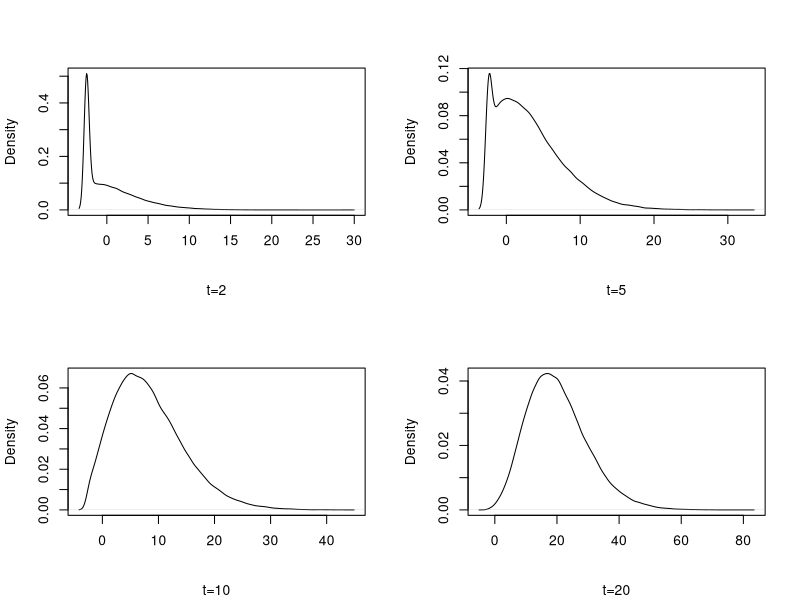
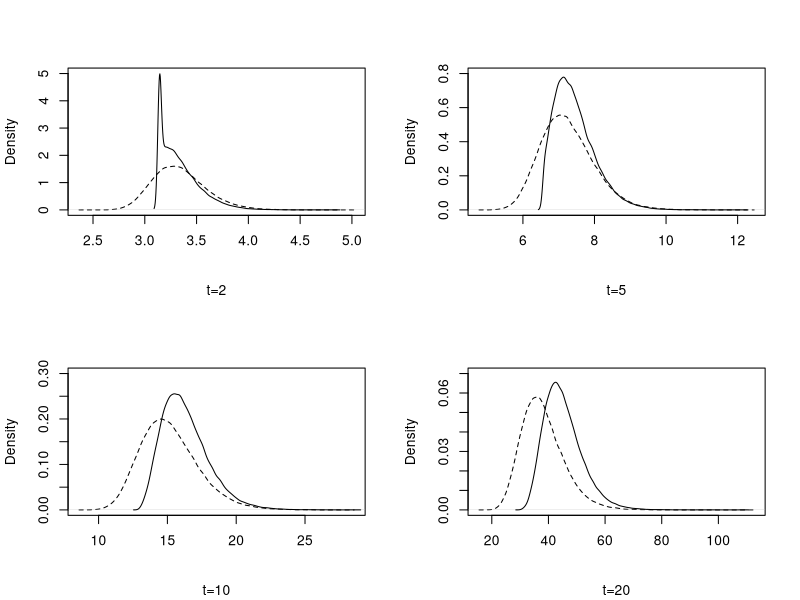
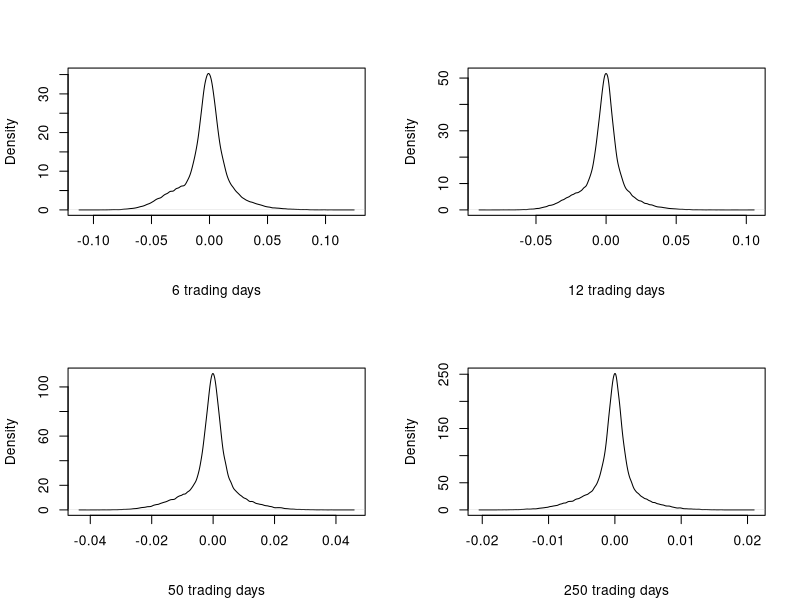
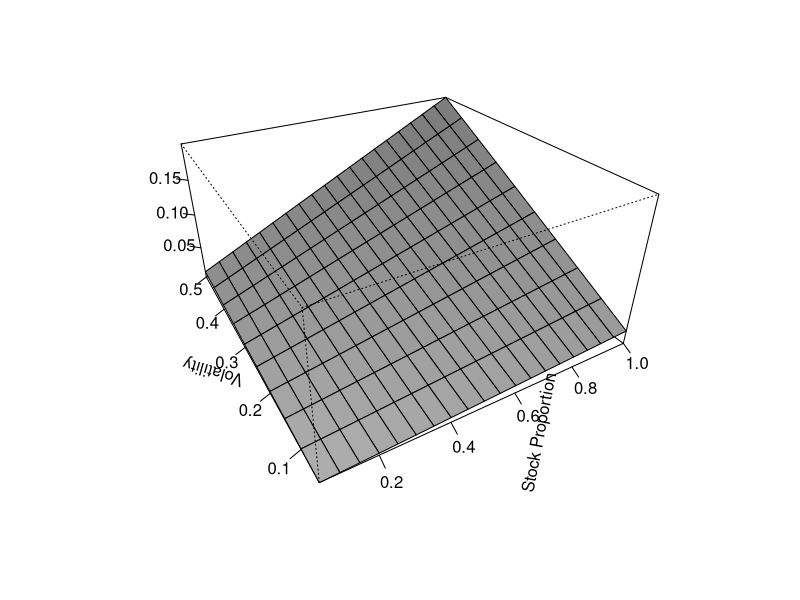
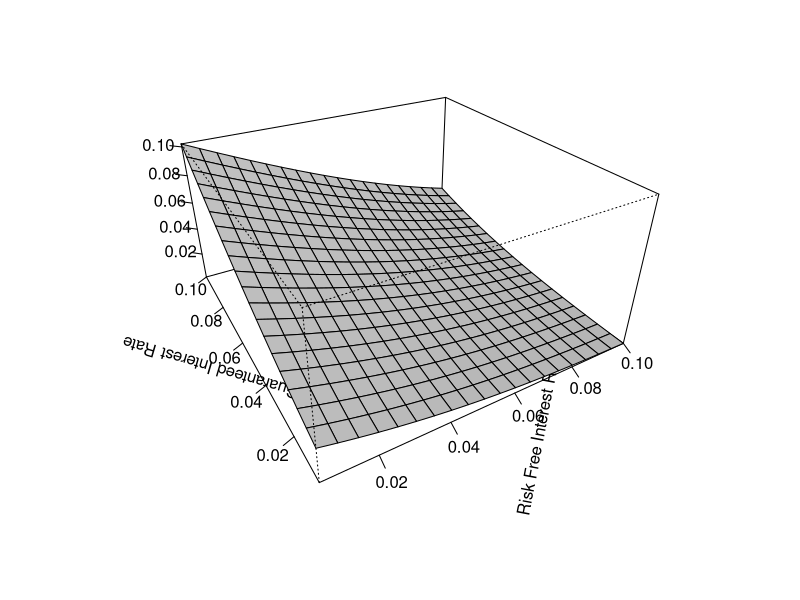

These charts were generated, in order, by the following R code: (Note: a time limit stopped this script after it produced the figures.)
#Part 1
#Black & Scholes Price of Interest Rate Guarantee with Continuous Rebalancing of Portfolio

InterestGuarantee <- function(t, T, g, r, sigma, lambda){
  #Function to calculate the interest rate guarantee price  on a portfolio consisting of a stock and a bond (standard Black & Scholes assumption)
  #Parameters:
  #t: Start time
  #T: End time
  #g: guaranteed interest rate
  #r: risk free interest rate
  #sigma: volatility 
  #lambda: proportion of stocks in the portfolio
  
  K = exp(g*(T-t)) - (1-lambda)*exp(r*(T-t))
  d1 = (log(lambda/K) + (r+0.5*(sigma^2))*(T-t))/
    (sigma*sqrt(T-t))
  d2 = d1 - sigma*sqrt(T-t)
  P = K*exp(-r*(T-t))*pnorm(-d2)-lambda*pnorm(-d1)
  P
}


#Initalize values for the interest rate guarantee calculation:
g = 0.0275
r = 0.025
mu = 0.1
sigma = 0.2
lambda = 0.3

lambdas = seq(0.05, 1, 0.05)
sigmas = seq(0.05, 0.5, 0.05)

#Matrix of interest rate guarantees
InterestGuarantees = matrix(nrow=length(lambdas),
                           ncol=length(sigmas))


#Calculates the interest rate gurantee for different values of sigma and lambda:

for (i in 1:length(lambdas))
{
  for (j in 1:length(sigmas))
  {
    InterestGuarantees[i,j] = InterestGuarantee(0, 1, g,
                                         r, sigmas[j], lambdas[i])
  }
}


#Graph of the interest rate guarantee surface

pdf("Interest Rate Guarantee Surface v1.pdf")
persp(lambdas, sigmas, InterestGuarantees, theta=-30,
      phi=30, xlab="Stock Proportion", ylab="Volatility",
      zlab="", expand=0.5, ticktype="detailed", shade=0.5,
      ltheta=120)
dev.off()

sigma = 0.2
lambda = 0.3

#Calculate how the Interest Rate Guarantee price varies with the guaranteed interest and the risk free interest rate
rs = seq(0.005, 0.1, 0.005)
gs = seq(0.005, 0.1, 0.005)
InterestGuaranteesRG = matrix(nrow=length(rs), ncol=length(gs))

for (i in 1:length(rs))
{
  for (j in 1:length(gs))
  {
    InterestGuaranteesRG[i,j] = InterestGuarantee(0, 1, gs[j],
                                rs[i], sigma, lambda)
  }
}


pdf("Interest Rate Guarantee Surface v2.pdf")
persp(rs, gs, InterestGuaranteesRG, theta=-30, phi=30,
      xlab="Risk Free Interest Rate", ylab="Guaranteed Interest Rate",
      zlab="", expand=0.5, ticktype="detailed", shade=0.5,
      ltheta=120)
dev.off()


#Part 2
#Defined Contribution pension with and without interes rate guarantee

g = 0.0275 #Guaranteed interest rate
r = 0.025 #Risk free interest rate
sigma = 0.2 #Yearly stock return volatility
mu = 0.1 #Yearly stock return mean (drift)
lambda = 0.3 #Proportion of stocks in the portfolio

n = 100000 #Number of Monte Carlo simulations
T = 20 #Contract duration (years)
Pi = 1 #Yearly contribution

FU = matrix(nrow=n, ncol=T+1)
FG = matrix(nrow=n, ncol=T+1)
Psi = matrix(nrow=n, ncol=T+1)
S = matrix(nrow=n, ncol=T+1)

S[,] = exp(rnorm(n*(T+1), mu -
                   (sigma^2)/2, sigma))
Pg = InterestGuarantee(0, 1, g, r, sigma, lambda)
FU[,1] = Pi + Pg
FG[,1] = Pi
Psi[,1] = ((FG[,1]/FU[,1]) - 1)*100

for (i in 1:T+1){
  FU[,i] = (lambda*S[,i] + (1-lambda)*exp(r))*(Pi+Pg+FU[,i-1])
  FG[,i] = (pmax(exp(g),lambda*S[,i]+(1-lambda)*exp(r)))*(Pi+FG[,i-1])
  Psi[,i] = ((FG[,i]/FU[,i])-1)*100
}

par(mfrow=c(2,2))
plot(density(Psi[, 2+1]), ylab="Density",
     xlab="", sub="t=2", main="")
plot(density(Psi[, 5+1]), ylab="Density",
     xlab="", sub="t=5", main="")
plot(density(Psi[, 10+1]), ylab="Density",
     xlab="", sub="t=10", main="")
plot(density(Psi[, T+1]), ylab="Density",
     xlab="", sub="t=20", main="")


par(mfrow=c(2,2))
plot(density(FU[,2+1]), type="l",
     ylab="Density", xlab="",
     sub="t=2", main="", ylim=c(0,5), lty=2)
lines(density(FG[,2+1]), type="l", lty=1)
#legend("topright", c("With Guarantee", "Without Guarantee"), lty=c(1,2))
plot(density(FU[,5+1]), type="l", ylab="Density",
     xlab="", sub="t=5", main="", ylim=c(0,0.8),
     lty=2)
lines(density(FG[,5+1]), type="l", lty=1)
#legend("topright", c("With Guarantee", "Without Guarantee"), lty=c(1,2))
plot(density(FU[,10+1]), type="l", ylab="Density",
     xlab="", sub="t=10", main="", lty=2,
     ylim=c(0,0.3))
lines(density(FG[,10+1]), type="l", lty=1)
#legend("topright", c("With Guarantee", "Without Guarantee"), lty=c(1,2))
plot(density(FU[,20+1]), type="l", ylab="Density",
     xlab="", sub="t=20", main="", ylim=c(0,0.07),
      lty=2)
lines(density(FG[,20+1]), type="l", lty=1)
#legend("topright", c("With Guarantee", "Without Guarantee"), lty=c(1,2))



#Calculates the extreme values (VaR and conditional VaR) for the different scenarios

years = c(3, 6, 11, 21)
varPsi = matrix(nrow=4, ncol=2)
cvarPsi = matrix(nrow=4, ncol=2)
varFU = matrix(nrow=4, ncol=2)
cvarFU = matrix(nrow=4, ncol=2)
varFG = matrix(nrow=4, ncol=2)
cvarFG = matrix(nrow=4, ncol=2)
for (i in 1:4){
  varPsi[i,1] = quantile(Psi[,years[i]], 0.05)
  varPsi[i,2] = quantile(Psi[,years[i]], 0.01)
  varFU[i,1] = quantile(FU[,years[i]], 0.05)
  varFU[i,2] = quantile(FU[,years[i]], 0.01)
  varFG[i,1] = quantile(FG[,years[i]], 0.05)
  varFG[i,2] = quantile(FG[,years[i]], 0.01)
  cvarPsi[i,1] = mean(sort(Psi[, years[i]])
                      [seq(1, 0.05*n)])
  cvarPsi[i,2] = mean(sort(Psi[, years[i]])
                      [seq(1,0.01*n)])
  cvarFU[i,1] = mean(sort(FU[, years[i]])
                     [seq(1,0.05*n)])
  cvarFU[i,2] = mean(sort(FU[, years[i]])
                     [seq(1,0.01*n)])
  cvarFG[i,1] = mean(sort(FG[, years[i]])
                     [seq(1,0.05*n)])
  cvarFG[i,2] = mean(sort(FG[, years[i]])
                     [seq(1,0.01*n)])
}



#Finds P(Psi>0)
PsiG = vector(length=4)
plass = vector(length=4)
sortPsi = matrix(nrow=n, ncol=4)
sortPsi[,1] = sort(Psi[,2+1])
sortPsi[,2] = sort(Psi[,5+1])
sortPsi[,3] = sort(Psi[,10+1])
sortPsi[,4] = sort(Psi[,20+1])

for(i in 1:4){
  for (j in 1:n){
    if(sortPsi[j,i]>0){
      plass[i] = j-1
      break
    }
  }
  PsiG[i] = (n-plass[i])/n
}



#Part 3
#Defined Contribution Pension with Portfolio Rebalancing on Fixed Time Steps


n = 100000 #Number of Monte Carlo simulations
h = c(6,12,50,250) #Number of trading days (rebalancing)

Pi = 1 #Yearly contribution
g = 0.0275 #Guaranteed interest rate
r = 0.025 #Risk free interest rate
sigma = 0.2 #Yearly stock return volatility
mu = 0.1 #Yearly stock return mean (drift)
lambda = 0.3 #Proportion of stocks in the portfolio

stock = matrix(nrow=n, ncol=h)
hedge_error = matrix(0, n, length(h))
years = vector(length=n)

for(i in 1:length(h)){
  Returns = matrix(exp(rnorm(h[i]*n, (mu-sigma^2/2)*
                           (1/h[i]),sigma*sqrt(1/h[i]))), n, h[i])
  S = lambda
  
  for(k in 1:n){
    years[k] = prod(Returns[k,1:h[i]])
  }
  
  K = exp(g) - (1-lambda)*exp(r)
  a = -pnorm(-(log(S/K)+(r+(sigma^2)/2))/sigma)
  b = K*exp(-r)*pnorm(-(log(S/K)+(r-(sigma^2)/2))/sigma)
  
  for (t in 2:h[i])
  {
    S = S*Returns[,t]
    Vf = a*S + b*exp(r/h[i])
    a = -pnorm(-(log(S/K)+(r+(sigma^2)/2)*(1-t/h[i]))
               /(sigma*sqrt(1-t/h[i])))
    b = K*exp(-r*(1-t/h[i]))*pnorm(-(log(S/K) +
                                       (r-(sigma^2)/2)*(1-t/h[i]))/(sigma*sqrt(1-t/h[i])))
    Ve = a*S + b
    hedge_error[,i] = hedge_error[,i] + (Ve-Vf)*
      exp(-r*(t/h[i]))
  }
  
  yearly_return = lambda*years + (1-lambda)*exp(r)
  gar = Pi*pmax((exp(g)-yearly_return),0)
  Vs = a*S*Returns[,h[i]] + b*exp(r/h)
  hedge_error[,i] = hedge_error[,i] + (gar-Vs)*exp(-r)
}

var = matrix(nrow=length(h), ncol=2)
cvar = matrix(nrow=length(h), ncol=2)
PG = vector(length=length(h))

meanHF = vector(length=length(h))
sdHF = vector(length=length(h))
for (i in 1:length(h)){
  var[i,1] = quantile(hedge_error[,i], 0.95)
  var[i,2] = quantile(hedge_error[,i], 0.99)
  cvar[i,1] = mean(sort(hedge_error[,i])[seq(0.95*n,n)])
  cvar[i,2] = mean(sort(hedge_error[,i])[seq(0.99*n,n)])
  meanHF[i] = mean(hedge_error[,i])
  sdHF[i] = sd(hedge_error[,i])
}

plass = vector(length=length(h))
sortHF = matrix(nrow=n, ncol=length(h))
sortHF[,1] = sort(hedge_error[,1])
sortHF[,2] = sort(hedge_error[,2])
sortHF[,3] = sort(hedge_error[,3])
sortHF[,4] = sort(hedge_error[,4])

for(i in 1:length(h)){
  for (j in 1:n){
    if(sortHF[j,i]>0){
      plass[i] = j-1
      break
    }
  }
  PG[i] = (n-plass[i])/n
}

par(mfrow=c(2,2))
plot(density(hedge_error[,1]), type="l",
     ylab="Density", xlab="",
     sub="6 trading days", main="")
plot(density(hedge_error[,2]), type="l",
     ylab="Density", xlab="",
     sub="12 trading days", main="")
plot(density(hedge_error[,3]), type="l",
     ylab="Density", xlab="",
     sub="50 trading days", main="")
plot(density(hedge_error[,4]), type="l",
     ylab="Density", xlab="",
     sub="250 trading days", main="")


#Part 4 
#Defined Contribution Pension with Portfolio Rebalancing on Threshold Values

n = 100000 #Number of Monte Carlo simulations
h = 250 #Number of trading days

Pi = 1 #Yearly contribution
g = 0.0275 #Guaranteed interest rate
r = 0.025 #Risk free interest rate
sigma = 0.2 #Yearly stock return volatility
mu = 0.1 #Yearly stock return mean (drift)
lambda = 0.3 #Proportion of stocks in the portfolio

max_variance = c(0, 0.025, 0.05, 0.1)
times_under = matrix(0, n, length(max_variance))
times_over = matrix(0, n, length(max_variance))
times_rebalance = matrix(1, n, length(max_variance))
S = matrix(nrow=n, ncol=h)
hedge_error = matrix(0, n, length(max_variance))
years = vector(length=n)

Returns = matrix(exp(rnorm(h*n, (mu-sigma^2/2)*(1/h),
                       sigma*sqrt(1/h))),n,h)
S[,1] = lambda

for(k in 1:n){
  years[k] = prod(Returns[k,1:h])
}

for (i in 1:length(max_variance)){
  for (j in 1:n){
    limit_upper = lambda+max_variance[i]
    limit_lower = lambda-max_variance[i]
    update_time = 1
    K = exp(g) - (1-lambda)*exp(r)
    a = -pnorm(-(log(lambda/K)+(r+(sigma^2)/2))/sigma)
    b = K*exp(-r)*pnorm(-(log(lambda/K)+(r-(sigma^2)/2))
                        /sigma)
    
    for (t in 2:h){
      S[j,t] = S[j,t-1]*Returns[j,t]
      
      if(S[j,t] > limit_upper){
        afor = a
        bfor = b
        a = -pnorm(-(log(S[j,t]/K)+(r+(sigma^2)/2)*
                       (1-t/h))/(sigma*sqrt(1-t/h)))
        b = K*exp(-r*(1-t/h))*pnorm(-(log(S[j,t]/K) +
                                        (r-(sigma^2)/2)*(1-t/h))/(sigma*sqrt(1-t/h)))
        
        times_over[j,i] = times_over[j,i]+1
        limit_upper = S[j,t] + max_variance[i]
        limit_lower = S[j,t] - max_variance[i]
        
        Vf = afor*S[j,t] + bfor*exp(r*(t-update_time)/h)
        Ve = a*S[j,t] + b
        hedge_error[j,i] = hedge_error[j,i] + (Ve-Vf)*exp(-r*(t/h))
        update_time = t
        
      }else if(S[j,t] < limit_lower){
        afor = a
        bfor = b
        
        a = -pnorm(-(log(S[j,t]/K)+(r+(sigma^2)/2)*
                       (1-t/h))/(sigma*sqrt(1-t/h)))
        b = K*exp(-r*(1-t/h))*pnorm(-(log(S[j,t]/K) +
                                        (r-(sigma^2)/2)*(1-t/h))/(sigma*sqrt(1-t/h)))
        times_under[j,i] = times_under[j,i]+1
        grenseOvre = S[j,t]+max_variance[i]
        grenseNedre = S[j,t]-max_variance[i]
        Vf = afor*S[j,t] + bfor*exp(r*(t-update_time)/h)
        Ve = a*S[j,t] + b
        hedge_error[j,i]=hedge_error[j,i]+
          (Ve-Vf)*exp(-r*(t/h))
        update_time = t
        
      }
    }
    yearly_return = lambda*years[j] + (1-lambda)*exp(r)
    gar = Pi*pmax((exp(g)-yearly_return), 0)
    Vs = a*S[j,t]*Returns[j,t] + b*exp(r/h)
    hedge_error[j,i] = hedge_error[j,i] + (gar-Vs)*exp(-r)
  }
}



times_rebalance = times_rebalance + times_under + times_over
#VaR og CVaR etc. for hedge_errorene:
varHF = matrix(nrow=length(max_variance), ncol=2)
cvarHF = matrix(nrow=length(max_variance), ncol=2)
PG = vector(length=length(max_variance))
meanHF = vector(length=length(max_variance))
sdHF = vector(length=length(max_variance))

for (i in 1:length(max_variance)){
  varHF[i,1] = quantile(hedge_error[,i], 0.95)
  varHF[i,2] = quantile(hedge_error[,i], 0.99)
  cvarHF[i,1] = mean(sort(hedge_error[,i])[seq(0.95*n, n)])
  cvarHF[i,2] = mean(sort(hedge_error[,i])[seq(0.99*n, n)])
  meanHF[i] = mean(hedge_error[,i])
  sdHF[i] = sd(hedge_error[,i])
}

plass = vector(length=length(max_variance))
sortHF = matrix(nrow=n, ncol=length(max_variance))
sortHF[,1] = sort(hedge_error[,1])
sortHF[,2] = sort(hedge_error[,2])
sortHF[,3] = sort(hedge_error[,3])
sortHF[,4] = sort(hedge_error[,4])

for(i in 1:length(max_variance)){
  for (j in 1:n){
    if(sortHF[j,i]>0){
      plass[i] = j-1
      break
    }
  }
  PG[i] = (n-plass[i])/n
}

par(mfrow=c(2,2))
plot(density(hedge_error[,1]), ylab="Density", xlab="",
     sub="Maximal variation: 0%", main="")
plot(density(hedge_error[,2]), ylab="Density", xlab="",
     sub="Maximal variation: 2.5%", main="")
plot(density(hedge_error[,3]), ylab="Density", xlab="",
     sub="Maximal variation: 5%", main="")
plot(density(hedge_error[,4]), ylab="Density", xlab="",
     sub="Maximal variation: 10%", main="")

#Part 5
#Pricing of interest rate guarantee as a knock-out option

put <- function(t, T, g, r, sigma, lambda){
  K = exp(g*(T-t)) - (1-lambda)*exp(r*(T-t))
  d1 = (log(lambda/K) + (r+0.5*(sigma^2))*(T-t))/
    (sigma*sqrt(T-t))
  d2 = d1 - sigma*sqrt(T-t)
  P = K*exp(-r*(T-t))*pnorm(-d2)-lambda*pnorm(-d1)
  P
}

knock <- function(t, T, g, r, sigma, lambda, H){
  K = exp(g*(T-t)) - (1-lambda)*exp(r*(T-t))
  d1 = (log(lambda/K) + (r+0.5*(sigma^2))*(T-t))/
    (sigma*sqrt(T-t))
  d2 = d1 - sigma*sqrt(T-t)
  theta = (r + 0.5*(sigma^2))/(sigma^2)
  y = (log((H^2)/(lambda*K)))/(sigma*sqrt(T-t)) +
    theta*sigma*sqrt(T-t)
  x1 = (log(lambda/H))/(sigma*sqrt(T-t)) +
    theta*sigma*sqrt(T-t)
  y1 = (log(H/lambda)/(sigma*sqrt(T-t))) +
    theta*sigma*sqrt(T-t)
  pPut = put(t,T,g,r,sigma,lambda)
  P = pPut + lambda*pnorm(-x1) -
    K*exp(-r*(T-t))*pnorm(-x1 +
                            sigma*sqrt(T-t)) - sigma*((H/lambda)^(2*theta))*
    (pnorm(y)-pnorm(y1)) +
    K*exp(-r*(T-t))*((H/lambda)^(2*theta-2))*
    (pnorm(y-sigma*sqrt(T-t)) -
       pnorm(y1-sigma*sqrt(T-t)))
  P
}

g = 0.0275 #Guaranteed interest rate
r = 0.025 #Risk free interest rate
sigma = 0.2 #Yearly stock return volatility
mu = 0.1 #Yearly stock return mean (drift)
lambda = 0.3 #Proportion of stocks in the portfolio

Hs = seq(0.001, 0.4, 0.001)

knocks = vector(length=length(Hs))
for(i in 1:length(Hs)){
  knocks[i] = knock(0,1,g,r,sigma,lambda,Hs[i])
}

plot(Hs, knocks, ylab="Price", xlab="H",
     type="l", main="", sub="")


H = 0.20
lambdas = seq(0.05, 1, 0.05)
sigmas = seq(0.05, 0.5, 0.05)
knockSigmaLambda = matrix(nrow=length(lambdas),
                          ncol=length(sigmas))
for (i in 1:length(lambdas)){
  for (j in 1:length(sigmas)){
    knockSigmaLambda[i,j] = knock(0,1,g,r,sigmas[j],
                                  lambdas[i],H)
  }
}

persp(lambdas, sigmas, knockSigmaLambda, theta=-30,
      phi=30, xlab="Stock Proportion", ylab="Volatility",
      zlab="", expand=0.5, ticktype="detailed",
      shade=0.5, ltheta=120)

sigma = 0.2
lambda = 0.3
rs = seq(0.005, 0.1, 0.005)
gs = seq(0.005, 0.1, 0.005)
knockRG = matrix(nrow=length(rs), ncol=length(gs))

for (i in 1:length(rs))
{
  for (j in 1:length(gs))
  {
    knockRG[i,j] = knock(0, 1, gs[j],
                         rs[i], sigma, lambda, H)
  }
}

persp(rs, gs, knockRG, theta=-30, phi=30,
      xlab="Risk Free Interest Rate", ylab="Guaranteed Interest Rate",
      zlab="", expand=0.5, ticktype="detailed", shade=0.5,
      ltheta=120)



#Part 6
#The relationship between the knock-out level and the price reduction

findH<-function(knockReduction,n,t,T,g,r,sigma,lambda){
  pPut = put(t, T, g, r, sigma, lambda)
  Hmin = 0
  Hmax = 1
  for(i in 1:n){
    H = (Hmin+Hmax)/2
    pTest = knock(t, T, g, r, sigma, lambda, H)
    if(pTest>pPut*knockReduction){
      Hmax = H
    }else{
      Hmin = H
    }
  }
  H
}

sigma = 0.2
mu = 0.1
r = 0.025
g = 0.0275
lambda = 0.3
reductions = seq(0,1, 0.01)
Hs = vector(length=length(reductions))

for(i in 1:length(redukctions)){
  Hs[i] = findH(reductions[i], 100, 0, 1, g,
                r, sigma, lambda)
}


plot(reductions, Hs, xlab="Price Reduction",
     ylab="Knock-Out Level",type="l", main="", sub="")
